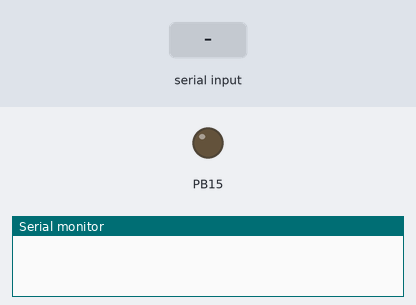
The sketch below on a simulated STM32 Blue Pill. Shown: output pins drawn as LEDs (lit = HIGH), the last lines printed to the serial monitor. Inputs (shaded band) come from the test bench.

Above: at 1.2 s.
1.3 s: "b90\n" received over Serial
At 2.2 s:
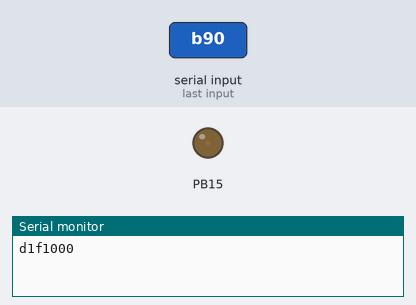
3.8 s: "f90\n" received over Serial
5.3 s: "d90\n" received over Serial
6.8 s: "b,45\n" received over Serial
At 7.7 s:
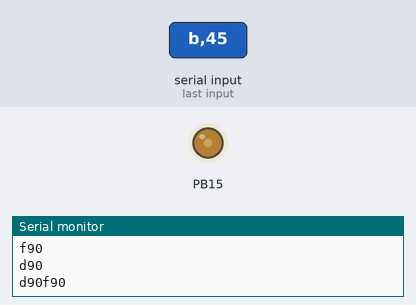
Timing chart, 0 to 9.8 s (numbered marks = the images above; inputs shaded):
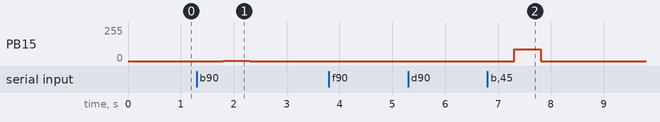

The sketch:

buzzer_volume_maximizer.ino
```cpp
#include "serial_read_int.h"

void setup() {
  Serial.begin(115200);
  pinMode(PB15, OUTPUT);
}

void beep(int duty, int freq) {
  // beep for 0.5s with given duty cycle and frequency
  Serial.print('d');
  Serial.print(duty);
  Serial.print('f');
  Serial.println(freq);
  analogWriteFrequency(freq);
  delay(500);
  analogWrite(PB15, duty);
  delay(500);
  analogWrite(PB15, 0);
  delay(500);
}

int f = 1000, d = 1;

void loop() {
  if (Serial.available()) {
    char cmd = Serial.read();
    switch (cmd) {
      case 'f': f = serial_read_int(); Serial.print('f'); Serial.println(f); break;
      case 'd': d = serial_read_int(); Serial.print('d'); Serial.println(d); break;
      case 'b': beep(d, f); break;
    }
  }
  delay(100);
}
```

serial_read_int.h
```cpp
int serial_read_int() {
    // Read multibyte number e.g. '123' from serial port, terminated by #10
    int i = 0, r = 0, neg = false;
    //Serial.println("zac");
    while (true) {
        while (Serial.available() == 0) {
        }
        i = Serial.read();
        //Serial.print("i=");
        //Serial.println(i);
        if (i == '-') {
            neg = true;
            continue;
        }
        if (i == 10) {
            break;
        }
        if (i > '9') {
            Serial.println("error: invalid number, program halted!");
            while (1);
            break;
        }
        r = r * 10 + (i - 48);
        //Serial.print("r=");
        //Serial.println(r);
    }
    //Serial.println("kon");
    return neg ? -r : r;
}
```

Measured:
- after the input at 1.3 s, PB15: 0/255 → 1/255 after 0.50 s, → 0/255 0.50 s later
- after the input at 6.8 s, PB15: 0/255 → 90/255 after 0.51 s, → 0/255 0.50 s later
